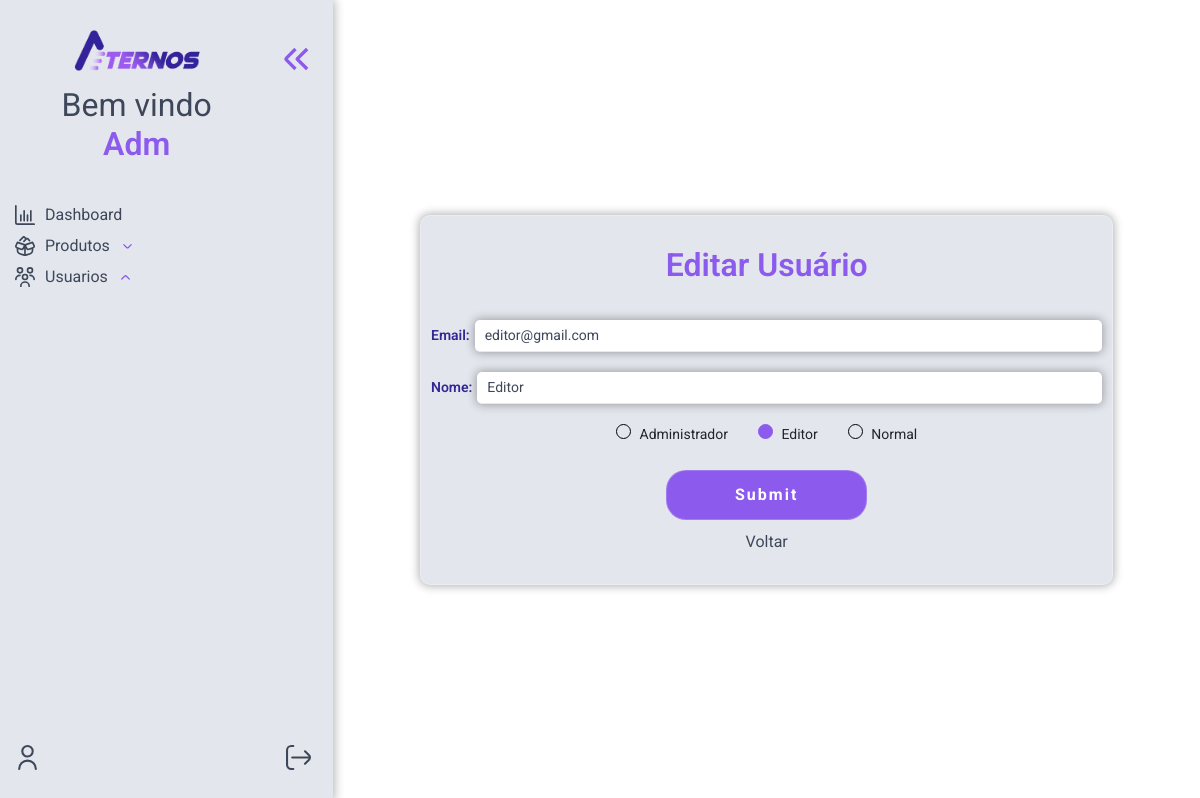
Screenshot of /core/editar.php?idUsu=2 (signed in) with the database file from the repository.
### tables this page shows
create table usuarios(
	id int primary key auto_increment,
    nome varchar(45) not null,
    email varchar(45)unique not null,
    senha char(32) not null,
    nivel tinyint default 0
);

### config/Conn.php (called while the page is built, shortened)
<?php
    abstract class Conn
    {
        public function connUser(){
            $this->conn = new mysqli(DB_HOST,DB_USER,DB_PASSWORD,DB_NAME);
        }
    }
?>

### classes/Crud.php (called while the page is built, shortened)
<?php
    require_once ABSPATH."config/Conn.php";
    class Crud extends Conn {
        public function select($col, $tabela, $cond = null, $order = null){
            $sql = "SELECT $col FROM $tabela";
            if ($cond !== null) {
                $sql .= " WHERE $cond";
            }
            return $this->conn->query($sql);
        }
    }
?>

### core/editar.php (the view, shortened to what this page needs)
<?php
    require_once ABSPATH."classes/Crud.php";
    $obj = new Crud();
?>
<link href="https://cdn.jsdelivr.net/npm/select2@4.1.0-rc.0/dist/css/select2.min.css" rel="stylesheet" />
<?php include_once ABSPATH.'layout/header.php';?>
<?php include_once ABSPATH.'layout/menu-lateral.php';?>
<body class="main-index">
   <?php
        if(isset($_GET['idUsu'])){
            $select = $obj->select("*","usuarios","id='$_GET[idUsu]'");
            if($select->num_rows > 0){
                while ($linhas = $select->fetch_object()){
                   $emailUsu = $linhas->email;
                   $nomeUsu = $linhas->nome;
                   $nivelUsu = $linhas->nivel;
                }
            }
                ?>
        <section class="cadastrar-prod">
        <form class="box-cadastro" method='post' autocomplete="off">
        <h1>Editar Usuário</h1>
            <div class="textfield">
                <label for="codigo" class="">Email:</label>
                <input type="text" name="dados[email]" value = "<?php echo $emailUsu;?>" required>
            </div>
            <div class="textfield">
                <label for="nome" class="">Nome:</label>
                <input type="text" name="dados[nome]"
                value = "<?php echo $nomeUsu;?>" required>
            </div>
            <div class="textfield-radio">
            <label>
                    <input type="radio" name="dados[nivel]" value="2" <?php if ($nivelUsu == 2){echo " checked";} ?> required>
                    Administrador
                </label>
                <label>
                    <input type="radio" name="dados[nivel]" id="editor" value="1" <?php if ($nivelUsu == 1){echo " checked";} ?>>
                    Editor
                </label>
                <label>
                    <input type="radio" name="dados[nivel]" id="user" value="0" <?php if ($nivelUsu == 0){echo " checked";} ?>>
                    Normal
                </label>
            </div>
            <input type= "submit">
            <a href="<?php echo BASEURL;?>nav/usuario/usuarios.php">Voltar</a>
        </form>
        </section>
        <?php
        }?>
</body>

### rows the page displays
usuarios: email "editor@gmail.com", nome "Editor", nivel "☐ Administrador", nivel "☑ Editor", nivel "☐ Normal"

### other values shown
$_SESSION['nome'] "Adm"
